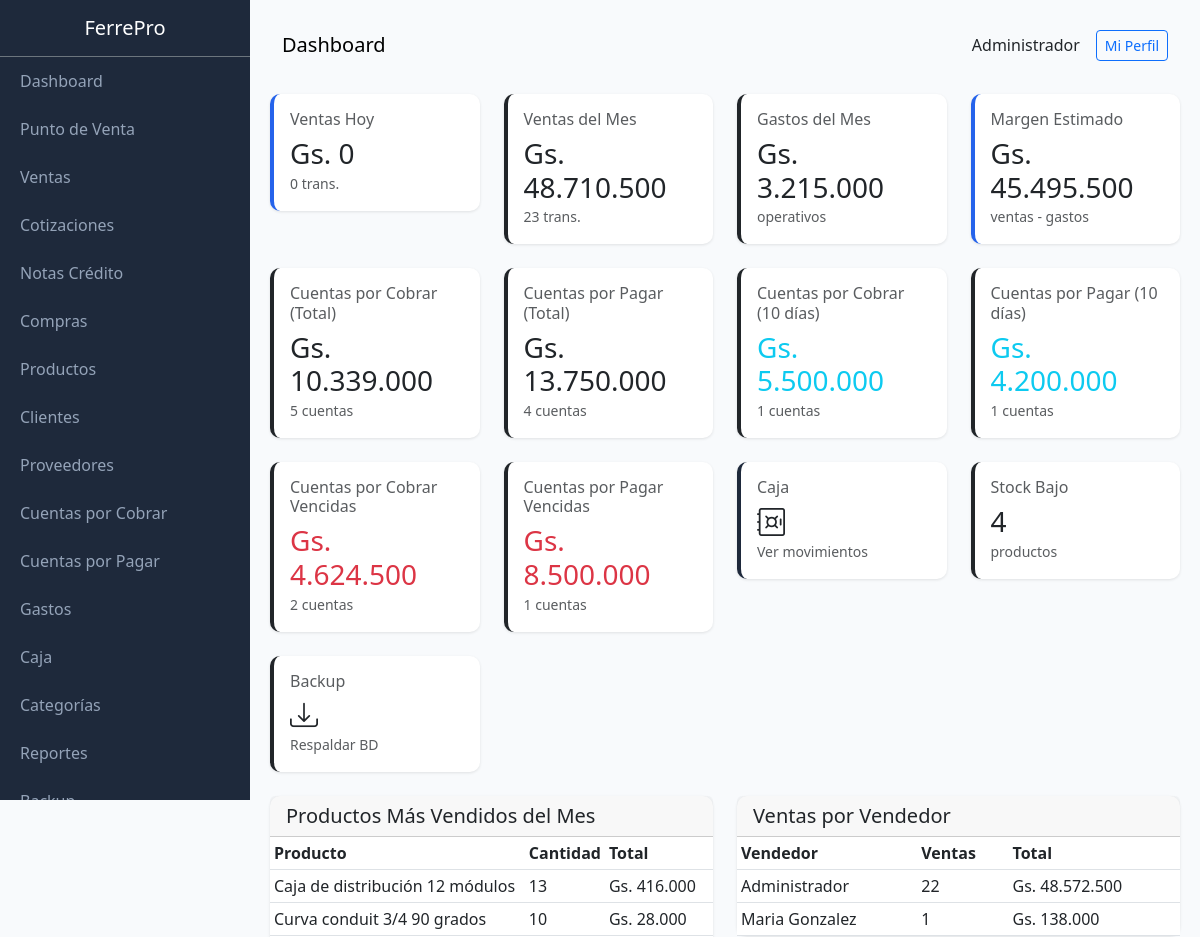
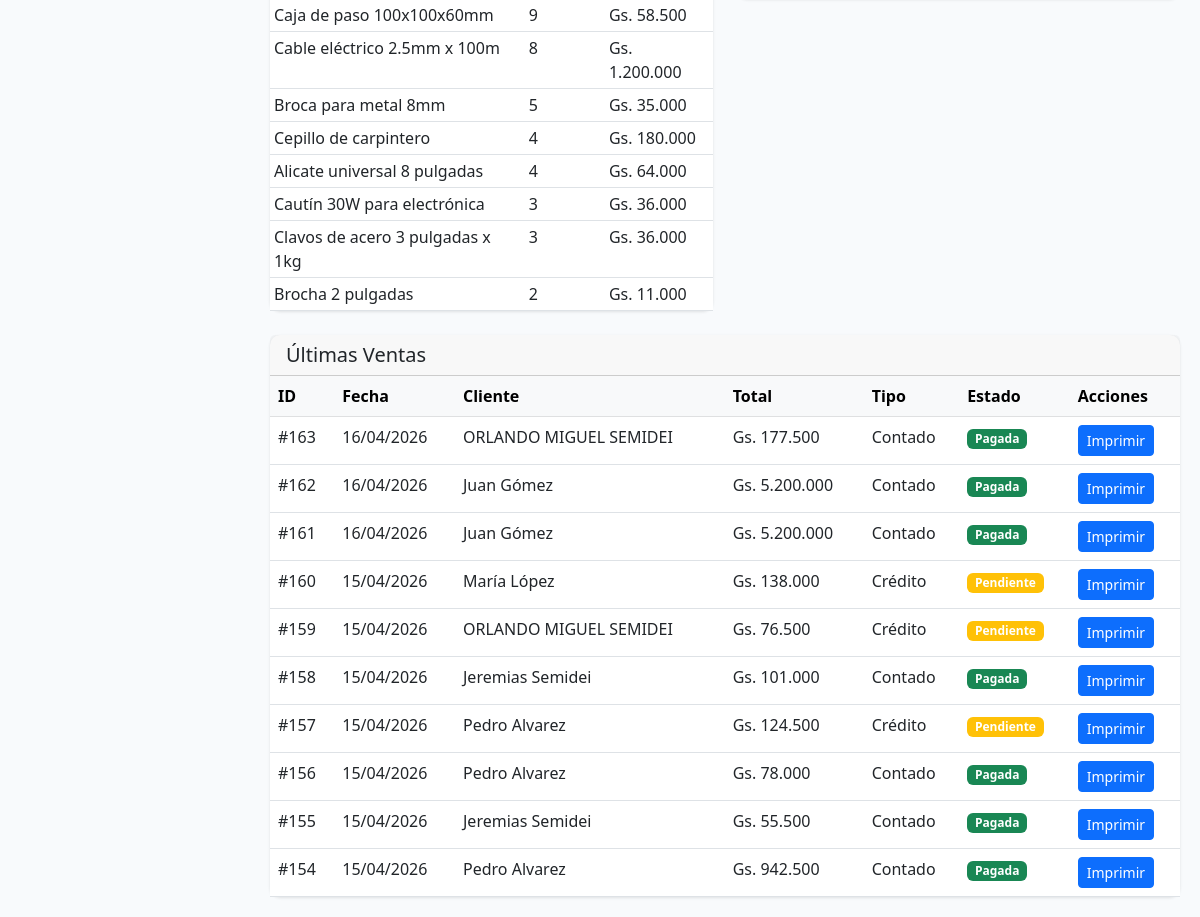
The app's page /public/index.php (signed in) with its own data (2 pictures, top to bottom).
### tables this page shows
CREATE TABLE users (
                id INTEGER PRIMARY KEY AUTOINCREMENT,
                name TEXT NOT NULL,
                email TEXT UNIQUE,
                password TEXT NOT NULL,
                role TEXT DEFAULT 'vendedor',
                active INTEGER DEFAULT 1,
                created_at DATETIME DEFAULT CURRENT_TIMESTAMP
            , last_login DATETIME, last_password_change DATETIME, failed_login_attempts INTEGER DEFAULT 0, locked_until DATETIME, two_fa_enabled INTEGER DEFAULT 0, two_fa_secret TEXT);

CREATE TABLE sales (
                id INTEGER PRIMARY KEY AUTOINCREMENT,
                client_id INTEGER,
                user_id INTEGER,
                type TEXT DEFAULT 'contado',
                status TEXT DEFAULT 'pagada',
                subtotal REAL DEFAULT 0,
                discount REAL DEFAULT 0,
                total REAL DEFAULT 0,
                payment_method TEXT DEFAULT 'efectivo',
                delivery_type TEXT DEFAULT 'mostrador',
                notes TEXT,
                created_at DATETIME DEFAULT CURRENT_TIMESTAMP,
                FOREIGN KEY (client_id) REFERENCES clients(id),
                FOREIGN KEY (user_id) REFERENCES users(id)
            );

CREATE TABLE clients (
                id INTEGER PRIMARY KEY AUTOINCREMENT,
                name TEXT NOT NULL,
                document_type TEXT DEFAULT 'DNI',
                document TEXT,
                phone TEXT,
                email TEXT,
                address TEXT,
                credit_limit REAL DEFAULT 0,
                category TEXT DEFAULT 'minorista',
                balance REAL DEFAULT 0,
                active INTEGER DEFAULT 1,
                created_at DATETIME DEFAULT CURRENT_TIMESTAMP
            , credit_days INTEGER DEFAULT 30);

### views/dashboard.php (the view, shortened to what the rows shown need)
<?php
$pageTitle = 'Dashboard';
$totalVentasHoy = $salesToday['COALESCE(SUM(total), 0)'] ?? 0;
$cantidadVentasHoy = $salesToday['COUNT(*)'] ?? 0;
$totalVentasMes = $salesMonth['COALESCE(SUM(total), 0)'] ?? 0;
$cantidadVentasMes = $salesMonth['COUNT(*)'] ?? 0;
$stockBajo = $productsLow['COUNT(*)'] ?? 0;
$totalDeuda = 0;
$totalReceivableCount = 0;
if (!empty($overdueReceivables)) {
    foreach ($overdueReceivables as $rec) {
        $totalDeuda += $rec['amount'];
        $totalReceivableCount++;
    }
}
$totalPayableValue = 0;
$totalPayableCount = 0;
if (!empty($overduePayables)) {
    foreach ($overduePayables as $pay) {
        $totalPayableValue += $pay['amount'];
        $totalPayableCount++;
    }
}
$receivableSoon = 0;
$receivableCountSoon = 0;
if (!empty($overdueReceivables)) {
    $today = new DateTime();
    foreach ($overdueReceivables as $rec) {
        $dueDate = new DateTime($rec['due_date']);
        if ($dueDate >= $today && $today->diff($dueDate)->days <= 10) {
            $receivableSoon += $rec['amount'];
            $receivableCountSoon++;
        }
    }
}
$payableSoon = 0;
$payableCountSoon = 0;
if (!empty($overduePayables)) {
    $today = new DateTime();
    foreach ($overduePayables as $pay) {
        $dueDate = new DateTime($pay['due_date']);
        if ($dueDate >= $today && $today->diff($dueDate)->days <= 10) {
            $payableSoon += $pay['amount'];
            $payableCountSoon++;
        }
    }
}
$receivableOverdue = 0;
$receivableCountOverdue = 0;
if (!empty($overdueReceivables)) {
    foreach ($overdueReceivables as $rec) {
        $dueDate = new DateTime($rec['due_date']);
        $today = new DateTime();
        if ($today > $dueDate) {
            $receivableOverdue += $rec['amount'];
            $receivableCountOverdue++;
        }
    }
}
$payableOverdue = 0;
$payableCountOverdue = 0;
if (!empty($overduePayables)) {
    foreach ($overduePayables as $pay) {
        $dueDate = new DateTime($pay['due_date']);
        $today = new DateTime();
        if ($today > $dueDate) {
            $payableOverdue += $pay['amount'];
            $payableCountOverdue++;
        }
    }
}
$content = '
<div class="row mb-4">
    <div class="col-md-3">
        <a href="?page=sales" class="text-decoration-none">
            <div class="card stat-card" style="border-color: var(--primary);">
                <div class="card-body">
                    <h6 class="text-muted">Ventas Hoy</h6>
                    <h3 class="mb-0">' . Format::money($totalVentasHoy) . '</h3>
                    <small class="text-muted">' . $cantidadVentasHoy . ' trans.</small>
                </div>
            </div>
        </a>
    </div>
    <div class="col-md-3">
        <a href="?page=sales" class="text-decoration-none">
            <div class="card stat-card" style="border-color: var(--success);">
                <div class="card-body">
                    <h6 class="text-muted">Ventas del Mes</h6>
                    <h3 class="mb-0">' . Format::money($totalVentasMes) . '</h3>
                    <small class="text-muted">' . $cantidadVentasMes . ' trans.</small>
                </div>
            </div>
        </a>
    </div>
    <div class="col-md-3">
        <a href="?page=expenses" class="text-decoration-none">
            <div class="card stat-card" style="border-color: var(--secondary);">
                <div class="card-body">
                    <h6 class="text-muted">Gastos del Mes</h6>
                    <h3 class="mb-0">' . Format::money($expensesMonth['total'] ?? 0) . '</h3>
                    <small class="text-muted">operativos</small>
                </div>
            </div>
        </a>
    </div>
    <div class="col-md-3">
        <div class="card stat-card" style="border-color: var(--primary);">
            <div class="card-body">
                <h6 class="text-muted">Margen Estimado</h6>
                <h3 class="mb-0">' . Format::money(max(0, $totalVentasMes - ($expensesMonth['total'] ?? 0))) . '</h3>
                <small class="text-muted">ventas - gastos</small>
            </div>
        </div>
    </div>
</div>
<div class="row mb-4">
    <div class="col-md-3">
        <a href="?page=receivable" class="text-decoration-none">
            <div class="card stat-card" style="border-color: var(--danger);">
                <div class="card-body">
                    <h6 class="text-muted">Cuentas por Cobrar (Total)</h6>
                    <h3 class="mb-0">' . Format::money($totalDeuda) . '</h3>
                    <small class="text-muted">' . $totalReceivableCount . ' cuentas</small>
                </div>
            </div>
        </a>
    </div>
    <div class="col-md-3">
        <a href="?page=payable" class="text-decoration-none">
            <div class="card stat-card" style="border-color: var(--warning);">
                <div class="card-body">
                    <h6 class="text-muted">Cuentas por Pagar (Total)</h6>
                    <h3 class="mb-0">' . Format::money($totalPayableValue) . '</h3>
                    <small class="text-muted">' . $totalPayableCount . ' cuentas</small>
                </div>
            </div>
        </a>
    </div>
    <div class="col-md-3">
        <a href="?page=receivable&filter=10days" class="text-decoration-none">
            <div class="card stat-card" style="border-color: var(--info);">
                <div class="card-body">
                    <h6 class="text-muted">Cuentas por Cobrar (10 días)</h6>
                    <h3 class="mb-0 text-info">' . Format::money($receivableSoon) . '</h3>
                    <small class="text-muted">' . $receivableCountSoon . ' cuentas</small>
                </div>
            </div>
        </a>
    </div>
    <div class="col-md-3">
        <a href="?page=payable&filter=10days" class="text-decoration-none">
            <div class="card stat-card" style="border-color: var(--info);">
                <div class="card-body">
                    <h6 class="text-muted">Cuentas por Pagar (10 días)</h6>
                    <h3 class="mb-0 text-info">' . Format::money($payableSoon) . '</h3>
                    <small class="text-muted">' . $payableCountSoon . ' cuentas</small>
                </div>
            </div>
        </a>
    </div>
</div>
<div class="row mb-4">
    <div class="col-md-3">
        <a href="?page=receivable&filter=overdue" class="text-decoration-none">
            <div class="card stat-card" style="border-color: var(--danger);">
                <div class="card-body">
                    <h6 class="text-muted">Cuentas por Cobrar Vencidas</h6>
                    <h3 class="mb-0 text-danger">' . Format::money($receivableOverdue) . '</h3>
                    <small class="text-muted">' . $receivableCountOverdue . ' cuentas</small>
                </div>
            </div>
        </a>
    </div>
    <div class="col-md-3">
        <a href="?page=payable&filter=overdue" class="text-decoration-none">
            <div class="card stat-card" style="border-color: var(--danger);">
                <div class="card-body">
                    <h6 class="text-muted">Cuentas por Pagar Vencidas</h6>
                    <h3 class="mb-0 text-danger">' . Format::money($payableOverdue) . '</h3>
                    <small class="text-muted">' . $payableCountOverdue . ' cuentas</small>
                </div>
            </div>
        </a>
    </div>
    <div class="col-md-3">
        <a href="?page=cash" class="text-decoration-none">
            <div class="card stat-card" style="border-color: var(--dark);">
                <div class="card-body">
                    <h6 class="text-muted">Caja</h6>
                    <h3 class="mb-0"><i class="bi bi-safe"></i></h3>
                    <small class="text-muted">Ver movimientos</small>
                </div>
            </div>
        </a>
    </div>
    <div class="col-md-3">
        <a href="?page=products&sort=stock" class="text-decoration-none">
            <div class="card stat-card" style="border-color: var(--warning);">
                <div class="card-body">
                    <h6 class="text-muted">Stock Bajo</h6>
                    <h3 class="mb-0">' . $stockBajo . '</h3>
                    <small class="text-muted">productos</small>
                </div>
            </div>
        </a>
    </div>
</div>
<div class="row mb-4">
    <div class="col-md-3">
        <a href="?page=backup" class="text-decoration-none">
            <div class="card stat-card" style="border-color: var(--info);">
                <div class="card-body">
                    <h6 class="text-muted">Backup</h6>
                    <h3 class="mb-0"><i class="bi bi-download"></i></h3>
                    <small class="text-muted">Respaldar BD</small>
                </div>
            </div>
        </a>
    </div>
</div>
<div class="row mb-4">
    <div class="col-md-6">
        <div class="card">
            <div class="card-header">
                <h5 class="mb-0">Productos Más Vendidos del Mes</h5>
            </div>
            <div class="card-body p-0">
                <table class="table table-sm mb-0">
                    <thead><tr><th>Producto</th><th>Cantidad</th><th>Total</th></tr></thead>
                    <tbody>';
if (!empty($topProducts)) {
    foreach ($topProducts as $p) {
        $content .= '<tr><td>' . htmlspecialchars($p['name']) . '</td><td>' . $p['quantity_sold'] . '</td><td>' . Format::money($p['total_vendido']) . '</td></tr>';
    }
} else {
    $content .= '<tr><td colspan="3">Sin ventas este mes</td></tr>';
}
$content .= '</tbody>
                </table>
            </div>
        </div>
    </div>
    <div class="col-md-6">
        <div class="card">
            <div class="card-header">
                <h5 class="mb-0">Ventas por Vendedor</h5>
            </div>
            <div class="card-body p-0">
                <table class="table table-sm mb-0">
                    <thead><tr><th>Vendedor</th><th>Ventas</th><th>Total</th></tr></thead>
                    <tbody>';
if (!empty($salesByUser)) {
    foreach ($salesByUser as $u) {
        $content .= '<tr><td>' . htmlspecialchars($u['name']) . '</td><td>' . $u['ventas'] . '</td><td>' . Format::money($u['total']) . '</td></tr>';
    }
} else {
    $content .= '<tr><td colspan="3">Sin ventas este mes</td></tr>';
}
$content .= '</tbody>
                </table>
            </div>
        </div>
    </div>
</div>
<div class="row">
    <div class="col-md-12">
        <div class="card">
            <div class="card-header">
                <h5 class="mb-0">Últimas Ventas</h5>
            </div>
            <div class="card-body p-0">
                <table class="table table-hover mb-0">
                    <thead class="table-light">
                        <tr>
                            <th>ID</th>
                            <th>Fecha</th>
                            <th>Cliente</th>
                            <th>Total</th>
                            <th>Tipo</th>
                            <th>Estado</th>
                            <th>Acciones</th>
                        </tr>
                    </thead>
                    <tbody>';
if (count($recentSales) == 0) {
    $content .= '<tr><td colspan="7" class="text-center">No hay ventas</td></tr>';
} else {
    foreach ($recentSales as $s) {
        $statusClass = $s['status'] === 'pagada' ? 'success' : 'warning';
        $content .= '<tr>
            <td>#' . $s['id'] . '</td>
            <td>' . Format::date($s['created_at']) . '</td>
            <td>' . htmlspecialchars($s['client_name'] ?? 'Mostrador') . '</td>
            <td>' . Format::money($s['total']) . '</td>
            <td>' . ($s['type'] === 'contado' ? 'Contado' : 'Crédito') . '</td>
            <td><span class="badge bg-' . $statusClass . '">' . ($s['status'] === 'pagada' ? 'Pagada' : 'Pendiente') . '</span></td>
            <td><a href="?page=sales&action=print&id=' . $s['id'] . '" class="btn btn-sm btn-primary" target="_blank">Imprimir</a></td>
        </tr>';
    }
}
$content .= '</tbody>
                </table>
            </div>
        </div>
    </div>
</div>';

### views/layouts/main.php (shortened to what the rows shown need)
<!DOCTYPE html>
<html lang="es">
<head>
    <link rel="stylesheet" href="https://cdn.jsdelivr.net/npm/bootstrap@5.3.0/dist/css/bootstrap.min.css">
    <link rel="stylesheet" href="https://cdn.jsdelivr.net/npm/bootstrap-icons@1.10.0/font/bootstrap-icons.css">
</head>
<body>
    <div class="sidebar">
        <div class="p-3 text-center border-bottom border-secondary">
            <h5 class="text-white mb-0">FerrePro</h5>
        </div>
        <nav class="nav flex-column">
            <a class="nav-link" href="?page=dashboard">Dashboard</a>
            <a class="nav-link" href="?page=pos">Punto de Venta</a>
            <a class="nav-link" href="?page=sales">Ventas</a>
            <a class="nav-link" href="?page=quotes">Cotizaciones</a>
            <a class="nav-link" href="?page=credit_notes">Notas Crédito</a>
            <a class="nav-link" href="?page=purchases">Compras</a>
            <a class="nav-link" href="?page=products">Productos</a>
            <a class="nav-link" href="?page=clients">Clientes</a>
            <a class="nav-link" href="?page=providers">Proveedores</a>
            <a class="nav-link" href="?page=receivable">Cuentas por Cobrar</a>
            <a class="nav-link" href="?page=payable">Cuentas por Pagar</a>
            <a class="nav-link" href="?page=expenses">Gastos</a>
            <a class="nav-link" href="?page=cash">Caja</a>
            <a class="nav-link" href="?page=categories">Categorías</a>
            <a class="nav-link" href="?page=reports">Reportes</a>
            <a class="nav-link" href="?page=backup">Backup</a>
        </nav>
    </div>
    <div class="main-content">
        <nav class="navbar navbar-expand-lg mb-4 rounded">
            <div class="container-fluid">
                <span class="navbar-brand mb-0 h1"><?= $pageTitle ?? 'FerrePro' ?></span>
                <div class="d-flex align-items-center gap-3">
                    <span><?= user()['name'] ?? '' ?></span>
                    <a href="?page=profile" class="btn btn-sm btn-outline-primary">Mi Perfil</a>
                </div>
            </div>
        </nav>
        <?= $content ?? '' ?>
    </div>
</body>
</html>

### records on screen
users: name "Administrador"
sales: id "163", created_at "16/04/2026", client.name "ORLANDO MIGUEL SEMIDEI", total "Gs. 177.500", type "Contado", status "Pagada"
sales: id "162", created_at "16/04/2026", client.name "Juan Gómez", total "Gs. 5.200.000", type "Contado", status "Pagada"
sales: id "161", created_at "16/04/2026", client.name "Juan Gómez", total "Gs. 5.200.000", type "Contado", status "Pagada"
sales: id "160", created_at "15/04/2026", client.name "María López", total "Gs. 138.000", type "Crédito", status "Pendiente"
sales: id "159", created_at "15/04/2026", client.name "ORLANDO MIGUEL SEMIDEI", total "Gs. 76.500", type "Crédito", status "Pendiente"
sales: id "158", created_at "15/04/2026", client.name "Jeremias Semidei", total "Gs. 101.000", type "Contado", status "Pagada"
sales: id "157", created_at "15/04/2026", client.name "Pedro Alvarez", total "Gs. 124.500", type "Crédito", status "Pendiente"
sales: id "156", created_at "15/04/2026", client.name "Pedro Alvarez", total "Gs. 78.000", type "Contado", status "Pagada"
sales: id "155", created_at "15/04/2026", client.name "Jeremias Semidei", total "Gs. 55.500", type "Contado", status "Pagada"
sales: id "154", created_at "15/04/2026", client.name "Pedro Alvarez", total "Gs. 942.500", type "Contado", status "Pagada"

### other values on screen
$pageTitle "Dashboard"
Format::money($totalVentasHoy) "Gs. 0"
$cantidadVentasHoy "0"
Format::money($totalVentasMes) "Gs. 48.710.500"
$cantidadVentasMes "23"
Format::money($expensesMonth['total'] ?? 0) "Gs. 3.215.000"
Format::money($totalDeuda) "Gs. 10.339.000"
$totalReceivableCount "5"
Format::money($totalPayableValue) "Gs. 13.750.000"
$totalPayableCount "4"
Format::money($receivableSoon) "Gs. 5.500.000"
$receivableCountSoon "1"
Format::money($payableSoon) "Gs. 4.200.000"
$payableCountSoon "1"
Format::money($receivableOverdue) "Gs. 4.624.500"
